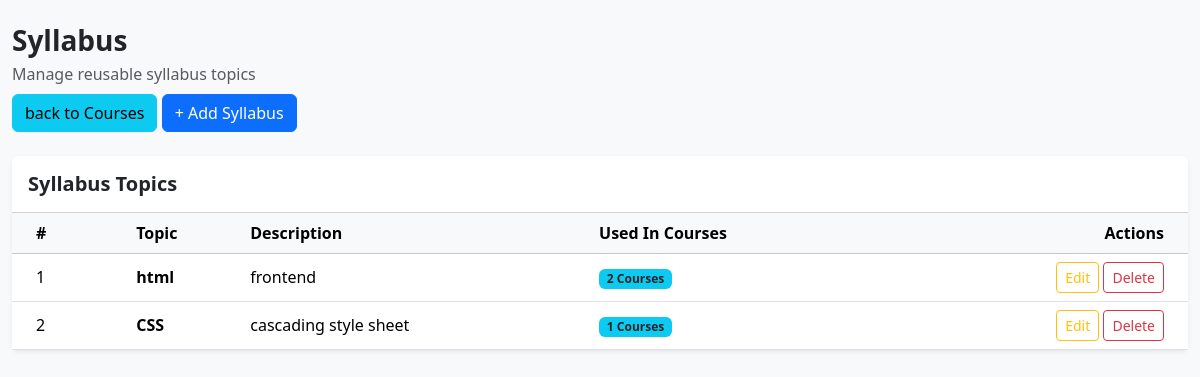
The page /courses/syllabus/ on the database as committed earlier.
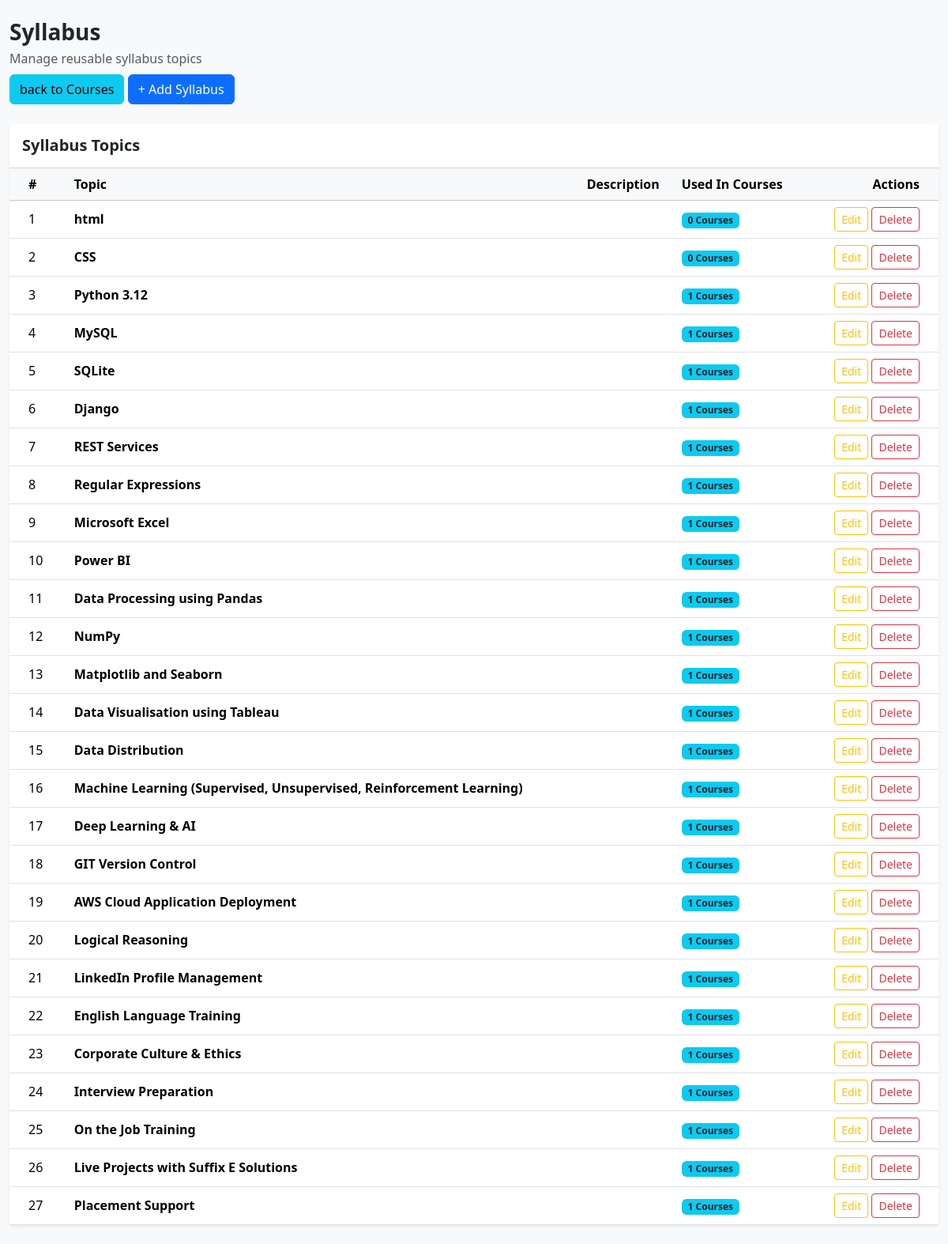
The same page on the database as committed later.
### Courses/models.py (models this page shows, shortened)
class Syllabus(models.Model):
    syllabus_name = models.CharField(max_length=100)
    syllabus_description = models.TextField(blank=True)

### Courses/views.py (the view)
# urls.py: path("syllabus/", views.syllabus_list, name="syllabus_list"),
def syllabus_list(request):
    syllabus = Syllabus.objects.all()
    return render(request, "admin/syllabus_list.html", {"syllabus": syllabus})

### Courses/templates/admin/syllabus_list.html (shortened to what this page needs)
<!DOCTYPE html>
<html lang="en">
<head>
    <link rel="stylesheet" href="/static/bootstrap/css/bootstrap.min.css">
</head>
<body class="bg-light">
    <div class="container-fluid py-4">
        <div class="
                align-items-center mb-4">
            <div>
                <h3 class="fw-bold mb-1">
                    Syllabus
                </h3>
                <p class="text-muted mb-2">
                    Manage reusable syllabus topics
                </p>
            </div>
            <a href="{% url 'course_list' %}" class="btn btn-info">
                back to Courses
            </a>
            <a href="{% url 'syllabus_create' %}" class="btn btn-primary">
                + Add Syllabus
            </a>
        </div>
        <div class="card border-0 shadow-sm">
            <div class="card-header bg-white py-3">
                <h5 class="fw-semibold mb-0">
                    Syllabus Topics
                </h5>
            </div>
            <div class="card-body p-0">
                <div class="table-responsive">
                    <table class="table table-hover
                              align-middle mb-0">
                        <thead class="table-light">
                            <tr>
                                <th class="px-4">
                                    #
                                </th>
                                <th>
                                    Topic
                                </th>
                                <th>
                                    Description
                                </th>
                                <th>
                                    Used In Courses
                                </th>
                                <th class="text-end px-4">
                                    Actions
                                </th>
                            </tr>
                        </thead>
                        <tbody>
                            {% for item in syllabus %}
                            <tr>
                                <td class="px-4">
                                    {{ forloop.counter }}
                                </td>
                                <td>
                                    <strong>
                                        {{ item.syllabus_name }}
                                    </strong>
                                </td>
                                <td>
                                    {{ item.syllabus_description|truncatechars:70 }}
                                </td>
                                <td>
                                    <span class="badge bg-info text-dark">
                                        {{ item.courses.count }}
                                        Courses
                                    </span>
                                </td>
                                <td class="text-end px-4">
                                    <a href="{% url 'syllabus_update' item.id %}"
                                        class="btn btn-sm btn-outline-warning">
                                        Edit
                                    </a>
                                    <a href="{% url 'syllabus_delete' item.id %}" class="btn btn-sm btn-outline-danger">
                                        Delete
                                    </a>
                                </td>
                            </tr>
                            {% endfor %}
                        </tbody>
                    </table>
                </div>
            </div>
        </div>
    </div>
</body>
</html>

Rows that differ between the two databases and show on the page:
changed Syllabus "html": courses.count "2" → "0"; syllabus_description "frontend" → (not shown)
changed Syllabus "CSS": courses.count "1" → "0"; syllabus_description "cascading style sheet" → (not shown)
added Syllabus: syllabus_name "Python 3.12", courses.count "1"
added Syllabus: syllabus_name "MySQL", courses.count "1"
added Syllabus: syllabus_name "SQLite", courses.count "1"
added Syllabus: syllabus_name "Django", courses.count "1"
added Syllabus: syllabus_name "REST Services", courses.count "1"
added Syllabus: syllabus_name "Regular Expressions", courses.count "1"
added Syllabus: syllabus_name "Microsoft Excel", courses.count "1"
added Syllabus: syllabus_name "Power BI", courses.count "1"
added Syllabus: syllabus_name "Data Processing using Pandas", courses.count "1"
added Syllabus: syllabus_name "NumPy", courses.count "1"
added Syllabus: syllabus_name "Matplotlib and Seaborn", courses.count "1"
added Syllabus: syllabus_name "Data Visualisation using Tableau", courses.count "1"
added Syllabus: syllabus_name "Data Distribution", courses.count "1"
added Syllabus: syllabus_name "Machine Learning (Supervised, Unsupervised, Reinforcement Learning)", courses.count "1"
added Syllabus: syllabus_name "Deep Learning & AI", courses.count "1"
added Syllabus: syllabus_name "GIT Version Control", courses.count "1"
added Syllabus: syllabus_name "AWS Cloud Application Deployment", courses.count "1"
added Syllabus: syllabus_name "Logical Reasoning", courses.count "1"
added Syllabus: syllabus_name "LinkedIn Profile Management", courses.count "1"
added Syllabus: syllabus_name "English Language Training", courses.count "1"
added Syllabus: syllabus_name "Corporate Culture & Ethics", courses.count "1"
added Syllabus: syllabus_name "Interview Preparation", courses.count "1"
added Syllabus: syllabus_name "On the Job Training", courses.count "1"
added Syllabus: syllabus_name "Live Projects with Suffix E Solutions", courses.count "1"
added Syllabus: syllabus_name "Placement Support", courses.count "1"
